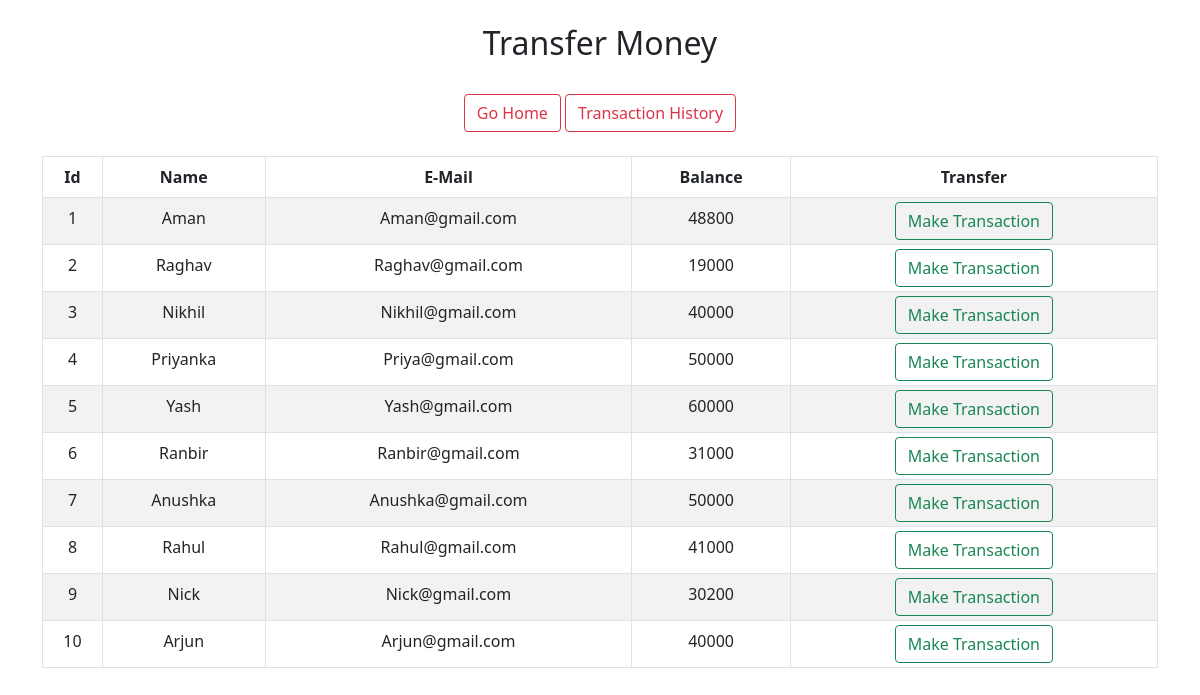
The app's page /transfermoney.php with its own data.
### tables this page shows
CREATE TABLE `customers` (
  `id` int(3) NOT NULL,
  `name` text NOT NULL,
  `email` varchar(30) NOT NULL,
  `balance` int(8) NOT NULL
);

### transfermoney.php (the view, shortened to what this page needs)
<!DOCTYPE html>
<html lang="en">
<head>
    <link href="https://cdn.jsdelivr.net/npm/bootstrap@5.0.0-beta3/dist/css/bootstrap.min.css" rel="stylesheet">
</head>
<body>
<?php
    include 'config.php';
    $sql = "SELECT * FROM customers";
    $result = mysqli_query($conn,$sql);
?>
<div class="container">
        <h2 class="text-center pt-4">Transfer Money</h2><br>
        <div class="col-md-12 text-center">
            <a class="btn btn-outline-danger" href="index.php" role="button">Go Home</a>
            <a class="btn btn-outline-danger" href="transactionhistory.php" role="button">Transaction History</a>
        </div>
        <br>
            <div class="row">
                <div class="col">
                    <div class="table-responsive-sm">
                    <table class="table table-hover table-sm table-striped table-condensed table-bordered text-center">
                        <thead>
                            <tr>
                            <th scope="col" class="text-center py-2">Id</th>
                            <th scope="col" class="text-center py-2">Name</th>
                            <th scope="col" class="text-center py-2">E-Mail</th>
                            <th scope="col" class="text-center py-2">Balance</th>
                            <th scope="col" class="text-center py-2">Transfer</th>
                            </tr>
                        </thead>
                        <tbody>
                        <?php
                            while($rows=mysqli_fetch_assoc($result)){
                        ?>
                        <tr>
                            <td class="py-2"><?php echo $rows['id'] ?></td>
                            <td class="py-2"><?php echo $rows['name']?></td>
                            <td class="py-2"><?php echo $rows['email']?></td>
                            <td class="py-2"><?php echo $rows['balance']?></td>
                            <td><a href="selecteduserdetail.php?id= <?php echo $rows['id'] ;?>"> <button type="button" class="btn btn-outline-success">Make Transaction</button></a></td>
                        </tr>
                        <?php
                            }
                        ?>
                        </tbody>
                    </table>
                    </div>
                </div>
            </div>
         </div>
</body>
</html>

### transfermoney.php (style rules this page uses)
button { transition: 1.5s; }

### records on screen
customers: id "1", name "Aman", email "Aman@gmail.com", balance "48800"
customers: id "2", name "Raghav", email "Raghav@gmail.com", balance "19000"
customers: id "3", name "Nikhil", email "Nikhil@gmail.com", balance "40000"
customers: id "4", name "Priyanka", email "Priya@gmail.com", balance "50000"
customers: id "5", name "Yash", email "Yash@gmail.com", balance "60000"
customers: id "6", name "Ranbir", email "Ranbir@gmail.com", balance "31000"
customers: id "7", name "Anushka", email "Anushka@gmail.com", balance "50000"
customers: id "8", name "Rahul", email "Rahul@gmail.com", balance "41000"
customers: id "9", name "Nick", email "Nick@gmail.com", balance "30200"
customers: id "10", name "Arjun", email "Arjun@gmail.com", balance "40000"
